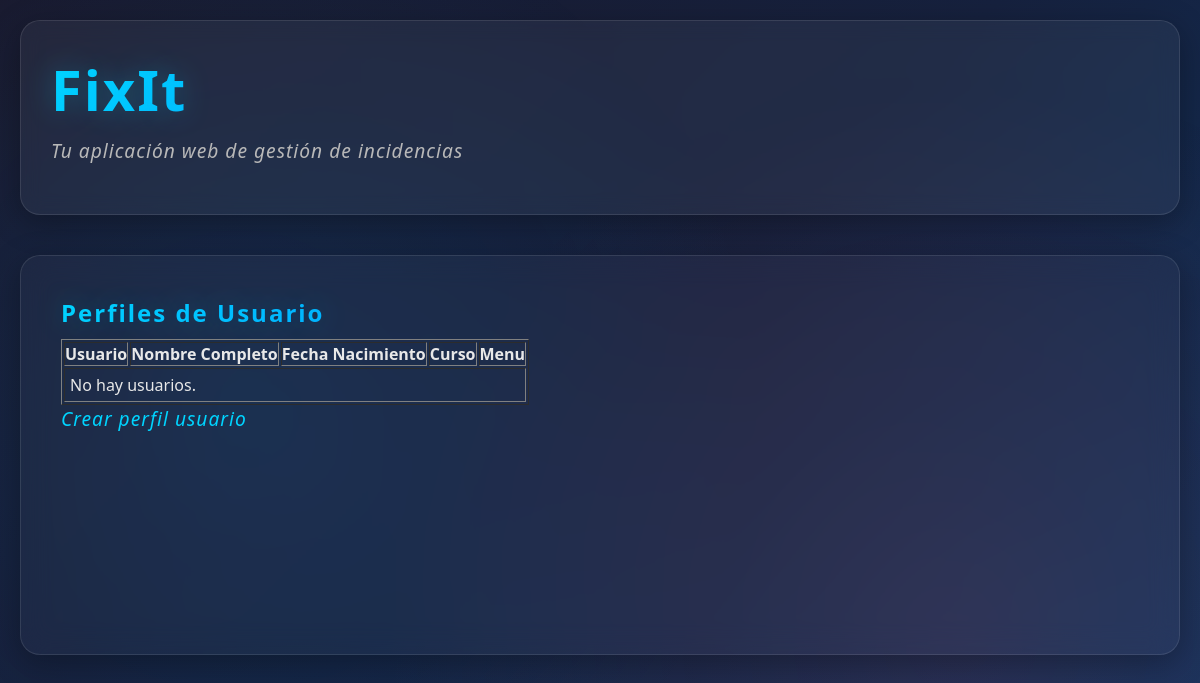
The page /fixit/perfil_usuario/ on the database as committed earlier.
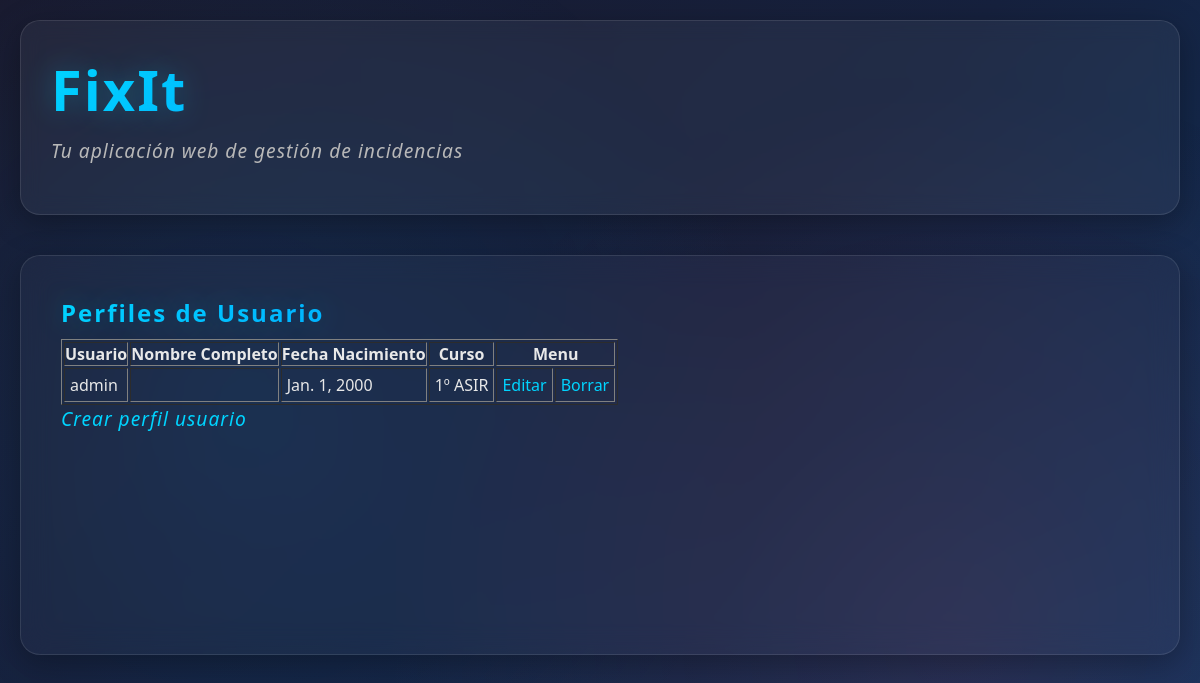
The same page on the database as committed later.
### fixit/models.py (models this page shows, shortened)
class PerfilUsuario(models.Model):
    CURSOS = [
        ("1ASIR", "1º ASIR"),
        ("2ASIR", "2º ASIR"),
        ("1DAM", "1º DAM"),
        ("2DAM", "2º DAM"),
        ("1DAW", "1º DAW"),
        ("2DAW", "2º DAW"),
        ("1SMR_A", "1º SMR A"),
        ("1SMR_B", "1º SMR B"),
    ]
    usuario = models.OneToOneField(User, on_delete=models.CASCADE)
    fecha_nacimiento = models.DateField(null=False, blank=False, default="2000-01-01")
    curso = models.CharField(max_length=10, choices=CURSOS, null=False, blank=False, default="1ASIR")

### fixit/views.py (the view)
# urls.py: path("perfil_usuario/", PerfilUsuario_View.as_view(), name="perfilusuario_list"),
class PerfilUsuario_View(ListView):
    model = PerfilUsuario
    context_object_name = "Vista del contenido de la tabla PerfilUsuario"
    template_name = "fixit/perfilusuario/list.html"

### fixit/templates/fixit/perfilusuario/list.html (shortened to what this page needs)
{% extends "base.html" %}
{% block content %}
    <h2>Perfiles de Usuario</h2>
    <table border="1">
        <tr>
            <th>Usuario</th>
            <th>Nombre Completo</th>
            <th>Fecha Nacimiento</th>
            <th>Curso</th>
            <th colspan="2">Menu</th>
        </tr>
        {% for perfil in object_list %}
            <tr>
                <td>{{ perfil.usuario.username }}</td>
                <td>{{ perfil.usuario.get_full_name }}</td>
                <td>{{ perfil.fecha_nacimiento }}</td>
                <td>{{ perfil.get_curso_display }}</td>
                <td><a href="{% url 'perfilusuario_update' perfil.pk %}">Editar</a></td>
                <td><a href="{% url 'perfilusuario_delete' perfil.pk %}">Borrar</a></td>
        {% empty %}
                <td colspan=100%>No hay usuarios.</td>
        {% endfor %}
    </table>
    <p><a href="{% url 'perfilusuario_create' %}">Crear perfil usuario</a></p>
{% endblock %}

### fixit/templates/base.html (shortened to what this page needs)
<!DOCTYPE html>
<html lang="es">
<head>
</head>
<body>
    <header>
        <h1><a href="{% url 'home' %}">FixIt</a></h1>
        <p>Tu aplicación web de gestión de incidencias</p>
    </header>
    <div class="contenido">
        {% block content %}{% endblock %}
    </div>
</body>
</html>

### fixit/templates/base.html (style rules this page uses)
* { margin: 0; padding: 0; box-sizing: border-box; }
body { background: linear-gradient(135deg, #1a1a2e 0%, #16213e 50%, #0f3460 100%); min-height: 100vh; font-family: 'Segoe UI', Tahoma, Geneva, Verdana, sans-serif; color: #e8e8e8; padding: 20px; position: relative; overflow-x: hidden; }
body::before { content: ''; position: fixed; top: 0; left: 0; width: 100%; height: 100%; background: radial-gradient(circle at 20% 50%, rgba(0, 149, 255, 0.1) 0%, transparent 50%), radial-gradient(circle at 80% 80%, rgba(255, 71, 87, 0.1) 0%, transparent 50%); pointer-events: none; z-index: 0; }
header { position: relative; z-index: 1; max-width: 1200px; margin: 0 auto 40px; padding: 30px; background: rgba(255, 255, 255, 0.05); backdrop-filter: blur(10px); border-radius: 20px; border: 1px solid rgba(255, 255, 255, 0.1); box-shadow: 0 8px 32px rgba(0, 0, 0, 0.3); animation: fadeInDown 0.8s ease; }
h1 { font-size: 3.5em; font-weight: 700; background: linear-gradient(135deg, #00d4ff 0%, #0095ff 50%, #ff4757 100%); -webkit-background-clip: text; -webkit-text-fill-color: transparent; background-clip: text; margin-bottom: 10px; letter-spacing: 2px; text-shadow: 0 0 30px rgba(0, 212, 255, 0.3); }
h2 { margin-block-end: 10px; background: linear-gradient(135deg, #00d4ff 0%, #0095ff 50%, #ff4757 100%); -webkit-background-clip: text; -webkit-text-fill-color: transparent; background-clip: text; margin-bottom: 10px; letter-spacing: 2px; text-shadow: 0 0 30px rgba(0, 212, 255, 0.3); }
p, ul { font-size: 1.2em; color: #b8b8b8; font-style: italic; letter-spacing: 1px; margin-bottom: 20px; }
a { color: #00d4ff; text-decoration: none; transition: color 0.3s ease; }
.contenido { position: relative; z-index: 1; max-width: 1200px; margin: 0 auto; padding: 40px; background: rgba(255, 255, 255, 0.03); backdrop-filter: blur(15px); border-radius: 20px; border: 1px solid rgba(255, 255, 255, 0.1); box-shadow: 0 8px 32px rgba(0, 0, 0, 0.3); min-height: 400px; animation: fadeInUp 0.8s ease 0.2s both; }
.contenido td { padding: 5px; }

Rows that differ between the two databases and show on the page:
added PerfilUsuario: usuario.username "admin", fecha_nacimiento "Jan. 1, 2000", curso "1º ASIR"
Other text that changed with them:
text no longer shown: "No hay usuarios."
